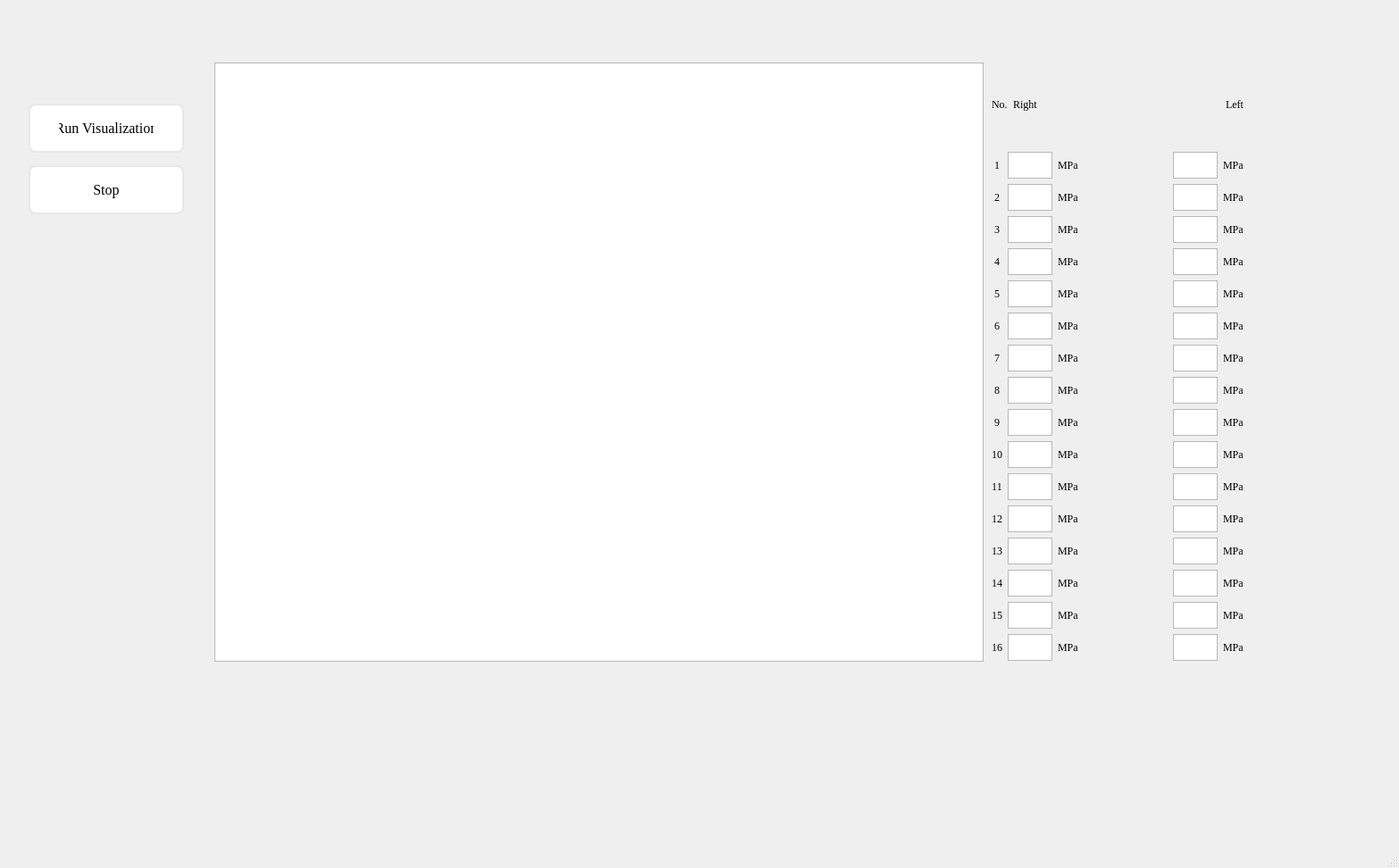
<?xml version="1.0" encoding="UTF-8"?>
<ui version="4.0">
 <class>MainWindow</class>
 <widget class="QMainWindow" name="MainWindow">
  <property name="geometry">
   <rect>
    <x>0</x>
    <y>0</y>
    <width>1566</width>
    <height>972</height>
   </rect>
  </property>
  <property name="windowTitle">
   <string>Smoles Desktop Application</string>
  </property>
  <widget class="QWidget" name="centralwidget">
   <widget class="QWidget" name="gridLayoutWidget">
    <property name="geometry">
     <rect>
      <x>30</x>
      <y>110</y>
      <width>178</width>
      <height>137</height>
     </rect>
    </property>
    <layout class="QGridLayout" name="gridLayout">
     <item row="0" column="0">
      <layout class="QVBoxLayout" name="verticalLayout">
       <item>
        <widget class="QPushButton" name="pushButton">
         <property name="font">
          <font>
           <family>Times New Roman</family>
           <pointsize>-1</pointsize>
           <underline>false</underline>
           <strikeout>false</strikeout>
          </font>
         </property>
         <property name="styleSheet">
          <string notr="true">border-radius: 8px;
color: white;
padding: 16px 32px;
text-align: center;
text-decoration: none;
font-size: 16px;
margin: 4px 2px;
background-color: white;
color: black;
border: 2px solid #e7e7e7;</string>
         </property>
         <property name="text">
          <string>Run Visualization</string>
         </property>
         <property name="default">
          <bool>false</bool>
         </property>
         <property name="flat">
          <bool>false</bool>
         </property>
        </widget>
       </item>
       <item>
        <widget class="QPushButton" name="pushButton_2">
         <property name="font">
          <font>
           <family>Times New Roman</family>
           <pointsize>-1</pointsize>
           <underline>false</underline>
           <strikeout>false</strikeout>
          </font>
         </property>
         <property name="styleSheet">
          <string notr="true">border-radius: 8px;
color: white;
padding: 16px 32px;
text-align: center;
text-decoration: none;
font-size: 16px;
margin: 4px 2px;
background-color: white;
color: black;
border: 2px solid #e7e7e7;</string>
         </property>
         <property name="text">
          <string>Stop</string>
         </property>
        </widget>
       </item>
      </layout>
     </item>
    </layout>
   </widget>
   <widget class="QWidget" name="layoutWidget">
    <property name="geometry">
     <rect>
      <x>1110</x>
      <y>69</y>
      <width>381</width>
      <height>671</height>
     </rect>
    </property>
    <layout class="QGridLayout" name="gridLayout_2">
     <item row="1" column="0">
      <layout class="QVBoxLayout" name="verticalLayout_3">
       <item>
        <widget class="QLabel" name="label_3">
         <property name="maximumSize">
          <size>
           <width>50</width>
           <height>30</height>
          </size>
         </property>
         <property name="font">
          <font>
           <family>Times New Roman</family>
          </font>
         </property>
         <property name="text">
          <string>1</string>
         </property>
         <property name="alignment">
          <set>Qt::AlignCenter</set>
         </property>
         <property name="margin">
          <number>0</number>
         </property>
        </widget>
       </item>
       <item>
        <widget class="QLabel" name="label_4">
         <property name="maximumSize">
          <size>
           <width>50</width>
           <height>30</height>
          </size>
         </property>
         <property name="font">
          <font>
           <family>Times New Roman</family>
          </font>
         </property>
         <property name="text">
          <string>2</string>
         </property>
         <property name="alignment">
          <set>Qt::AlignCenter</set>
         </property>
         <property name="margin">
          <number>0</number>
         </property>
        </widget>
       </item>
       <item>
        <widget class="QLabel" name="label_7">
         <property name="maximumSize">
          <size>
           <width>50</width>
           <height>30</height>
          </size>
         </property>
         <property name="font">
          <font>
           <family>Times New Roman</family>
          </font>
         </property>
         <property name="text">
          <string>3</string>
         </property>
         <property name="alignment">
          <set>Qt::AlignCenter</set>
         </property>
         <property name="margin">
          <number>0</number>
         </property>
        </widget>
       </item>
       <item>
        <widget class="QLabel" name="label_5">
         <property name="maximumSize">
          <size>
           <width>50</width>
           <height>30</height>
          </size>
         </property>
         <property name="font">
          <font>
           <family>Times New Roman</family>
          </font>
         </property>
         <property name="text">
          <string>4</string>
         </property>
         <property name="alignment">
          <set>Qt::AlignCenter</set>
         </property>
         <property name="margin">
          <number>0</number>
         </property>
        </widget>
       </item>
       <item>
        <widget class="QLabel" name="label_15">
         <property name="maximumSize">
          <size>
           <width>50</width>
           <height>30</height>
          </size>
         </property>
         <property name="font">
          <font>
           <family>Times New Roman</family>
          </font>
         </property>
         <property name="text">
          <string>5</string>
         </property>
         <property name="alignment">
          <set>Qt::AlignCenter</set>
         </property>
         <property name="margin">
          <number>0</number>
         </property>
        </widget>
       </item>
       <item>
        <widget class="QLabel" name="label_8">
         <property name="maximumSize">
          <size>
           <width>50</width>
           <height>30</height>
          </size>
         </property>
         <property name="font">
          <font>
           <family>Times New Roman</family>
          </font>
         </property>
         <property name="text">
          <string>6</string>
         </property>
         <property name="alignment">
          <set>Qt::AlignCenter</set>
         </property>
         <property name="margin">
          <number>0</number>
         </property>
        </widget>
       </item>
       <item>
        <widget class="QLabel" name="label_10">
         <property name="maximumSize">
          <size>
           <width>50</width>
           <height>30</height>
          </size>
         </property>
         <property name="font">
          <font>
           <family>Times New Roman</family>
          </font>
         </property>
         <property name="text">
          <string>7</string>
         </property>
         <property name="alignment">
          <set>Qt::AlignCenter</set>
         </property>
         <property name="margin">
          <number>0</number>
         </property>
        </widget>
       </item>
       <item>
        <widget class="QLabel" name="label_17">
         <property name="maximumSize">
          <size>
           <width>50</width>
           <height>30</height>
          </size>
         </property>
         <property name="font">
          <font>
           <family>Times New Roman</family>
          </font>
         </property>
         <property name="text">
          <string>8</string>
         </property>
         <property name="alignment">
          <set>Qt::AlignCenter</set>
         </property>
         <property name="margin">
          <number>0</number>
         </property>
        </widget>
       </item>
       <item>
        <widget class="QLabel" name="label_16">
         <property name="maximumSize">
          <size>
           <width>50</width>
           <height>30</height>
          </size>
         </property>
         <property name="font">
          <font>
           <family>Times New Roman</family>
          </font>
         </property>
         <property name="text">
          <string>9</string>
         </property>
         <property name="alignment">
          <set>Qt::AlignCenter</set>
         </property>
         <property name="margin">
          <number>0</number>
         </property>
        </widget>
       </item>
       <item>
        <widget class="QLabel" name="label_14">
         <property name="maximumSize">
          <size>
           <width>50</width>
           <height>30</height>
          </size>
         </property>
         <property name="font">
          <font>
           <family>Times New Roman</family>
          </font>
         </property>
         <property name="text">
          <string>10</string>
         </property>
         <property name="alignment">
          <set>Qt::AlignCenter</set>
         </property>
         <property name="margin">
          <number>0</number>
         </property>
        </widget>
       </item>
       <item>
        <widget class="QLabel" name="label_9">
         <property name="maximumSize">
          <size>
           <width>50</width>
           <height>30</height>
          </size>
         </property>
         <property name="font">
          <font>
           <family>Times New Roman</family>
          </font>
         </property>
         <property name="text">
          <string>11</string>
         </property>
         <property name="alignment">
          <set>Qt::AlignCenter</set>
         </property>
         <property name="margin">
          <number>0</number>
         </property>
        </widget>
       </item>
       <item>
        <widget class="QLabel" name="label_11">
         <property name="maximumSize">
          <size>
           <width>50</width>
           <height>30</height>
          </size>
         </property>
         <property name="font">
          <font>
           <family>Times New Roman</family>
          </font>
         </property>
         <property name="text">
          <string>12</string>
         </property>
         <property name="alignment">
          <set>Qt::AlignCenter</set>
         </property>
         <property name="margin">
          <number>0</number>
         </property>
        </widget>
       </item>
       <item>
        <widget class="QLabel" name="label_12">
         <property name="maximumSize">
          <size>
           <width>50</width>
           <height>30</height>
          </size>
         </property>
         <property name="font">
          <font>
           <family>Times New Roman</family>
          </font>
         </property>
         <property name="text">
          <string>13</string>
         </property>
         <property name="alignment">
          <set>Qt::AlignCenter</set>
         </property>
         <property name="margin">
          <number>0</number>
         </property>
        </widget>
       </item>
       <item>
        <widget class="QLabel" name="label_6">
         <property name="maximumSize">
          <size>
           <width>50</width>
           <height>30</height>
          </size>
         </property>
         <property name="font">
          <font>
           <family>Times New Roman</family>
          </font>
         </property>
         <property name="text">
          <string>14</string>
         </property>
         <property name="alignment">
          <set>Qt::AlignCenter</set>
         </property>
         <property name="margin">
          <number>0</number>
         </property>
        </widget>
       </item>
       <item>
        <widget class="QLabel" name="label_13">
         <property name="maximumSize">
          <size>
           <width>50</width>
           <height>30</height>
          </size>
         </property>
         <property name="font">
          <font>
           <family>Times New Roman</family>
          </font>
         </property>
         <property name="text">
          <string>15</string>
         </property>
         <property name="alignment">
          <set>Qt::AlignCenter</set>
         </property>
         <property name="margin">
          <number>0</number>
         </property>
        </widget>
       </item>
       <item>
        <widget class="QLabel" name="label_18">
         <property name="maximumSize">
          <size>
           <width>50</width>
           <height>30</height>
          </size>
         </property>
         <property name="font">
          <font>
           <family>Times New Roman</family>
          </font>
         </property>
         <property name="text">
          <string>16</string>
         </property>
         <property name="alignment">
          <set>Qt::AlignCenter</set>
         </property>
         <property name="margin">
          <number>0</number>
         </property>
        </widget>
       </item>
      </layout>
     </item>
     <item row="1" column="1">
      <layout class="QVBoxLayout" name="verticalLayout_2">
       <item>
        <layout class="QHBoxLayout" name="horizontalLayout_2">
         <item>
          <widget class="QTextBrowser" name="textBrowser">
           <property name="maximumSize">
            <size>
             <width>50</width>
             <height>30</height>
            </size>
           </property>
          </widget>
         </item>
         <item>
          <widget class="QLabel" name="label_21">
           <property name="font">
            <font>
             <family>Times New Roman</family>
            </font>
           </property>
           <property name="text">
            <string>MPa</string>
           </property>
           <property name="alignment">
            <set>Qt::AlignLeading|Qt::AlignLeft|Qt::AlignVCenter</set>
           </property>
          </widget>
         </item>
         <item>
          <widget class="QTextBrowser" name="textBrowser_2">
           <property name="maximumSize">
            <size>
             <width>50</width>
             <height>30</height>
            </size>
           </property>
          </widget>
         </item>
         <item>
          <widget class="QLabel" name="label_23">
           <property name="font">
            <font>
             <family>Times New Roman</family>
            </font>
           </property>
           <property name="text">
            <string>MPa</string>
           </property>
           <property name="alignment">
            <set>Qt::AlignLeading|Qt::AlignLeft|Qt::AlignVCenter</set>
           </property>
          </widget>
         </item>
        </layout>
       </item>
       <item>
        <layout class="QHBoxLayout" name="horizontalLayout_3">
         <item>
          <widget class="QTextBrowser" name="textBrowser_3">
           <property name="maximumSize">
            <size>
             <width>50</width>
             <height>30</height>
            </size>
           </property>
          </widget>
         </item>
         <item>
          <widget class="QLabel" name="label_46">
           <property name="font">
            <font>
             <family>Times New Roman</family>
            </font>
           </property>
           <property name="text">
            <string>MPa</string>
           </property>
           <property name="alignment">
            <set>Qt::AlignLeading|Qt::AlignLeft|Qt::AlignVCenter</set>
           </property>
          </widget>
         </item>
         <item>
          <widget class="QTextBrowser" name="textBrowser_4">
           <property name="maximumSize">
            <size>
             <width>50</width>
             <height>30</height>
            </size>
           </property>
          </widget>
         </item>
         <item>
          <widget class="QLabel" name="label_47">
           <property name="font">
            <font>
             <family>Times New Roman</family>
            </font>
           </property>
           <property name="text">
            <string>MPa</string>
           </property>
           <property name="alignment">
            <set>Qt::AlignLeading|Qt::AlignLeft|Qt::AlignVCenter</set>
           </property>
          </widget>
         </item>
        </layout>
       </item>
       <item>
        <layout class="QHBoxLayout" name="horizontalLayout_4">
         <item>
          <widget class="QTextBrowser" name="textBrowser_5">
           <property name="maximumSize">
            <size>
             <width>50</width>
             <height>30</height>
            </size>
           </property>
          </widget>
         </item>
         <item>
          <widget class="QLabel" name="label_48">
           <property name="font">
            <font>
             <family>Times New Roman</family>
            </font>
           </property>
           <property name="text">
            <string>MPa</string>
           </property>
           <property name="alignment">
            <set>Qt::AlignLeading|Qt::AlignLeft|Qt::AlignVCenter</set>
           </property>
          </widget>
         </item>
         <item>
          <widget class="QTextBrowser" name="textBrowser_6">
           <property name="maximumSize">
            <size>
             <width>50</width>
             <height>30</height>
            </size>
           </property>
          </widget>
         </item>
         <item>
          <widget class="QLabel" name="label_49">
           <property name="font">
            <font>
             <family>Times New Roman</family>
            </font>
           </property>
           <property name="text">
            <string>MPa</string>
           </property>
           <property name="alignment">
            <set>Qt::AlignLeading|Qt::AlignLeft|Qt::AlignVCenter</set>
           </property>
          </widget>
         </item>
        </layout>
       </item>
       <item>
        <layout class="QHBoxLayout" name="horizontalLayout_5">
         <item>
          <widget class="QTextBrowser" name="textBrowser_7">
           <property name="maximumSize">
            <size>
             <width>50</width>
             <height>30</height>
            </size>
           </property>
          </widget>
         </item>
         <item>
          <widget class="QLabel" name="label_50">
           <property name="font">
            <font>
             <family>Times New Roman</family>
            </font>
           </property>
           <property name="text">
            <string>MPa</string>
           </property>
           <property name="alignment">
            <set>Qt::AlignLeading|Qt::AlignLeft|Qt::AlignVCenter</set>
           </property>
          </widget>
         </item>
         <item>
          <widget class="QTextBrowser" name="textBrowser_8">
           <property name="maximumSize">
            <size>
             <width>50</width>
             <height>30</height>
            </size>
           </property>
          </widget>
         </item>
         <item>
          <widget class="QLabel" name="label_51">
           <property name="font">
            <font>
             <family>Times New Roman</family>
            </font>
           </property>
           <property name="text">
            <string>MPa</string>
           </property>
           <property name="alignment">
            <set>Qt::AlignLeading|Qt::AlignLeft|Qt::AlignVCenter</set>
           </property>
          </widget>
         </item>
        </layout>
       </item>
       <item>
        <layout class="QHBoxLayout" name="horizontalLayout_6">
         <item>
          <widget class="QTextBrowser" name="textBrowser_9">
           <property name="maximumSize">
            <size>
             <width>50</width>
             <height>30</height>
            </size>
           </property>
          </widget>
         </item>
         <item>
          <widget class="QLabel" name="label_52">
           <property name="font">
            <font>
             <family>Times New Roman</family>
            </font>
           </property>
           <property name="text">
            <string>MPa</string>
           </property>
           <property name="alignment">
            <set>Qt::AlignLeading|Qt::AlignLeft|Qt::AlignVCenter</set>
           </property>
          </widget>
         </item>
         <item>
          <widget class="QTextBrowser" name="textBrowser_10">
           <property name="maximumSize">
            <size>
             <width>50</width>
             <height>30</height>
            </size>
           </property>
          </widget>
         </item>
         <item>
          <widget class="QLabel" name="label_53">
           <property name="font">
            <font>
             <family>Times New Roman</family>
            </font>
           </property>
           <property name="text">
            <string>MPa</string>
           </property>
           <property name="alignment">
            <set>Qt::AlignLeading|Qt::AlignLeft|Qt::AlignVCenter</set>
           </property>
          </widget>
         </item>
        </layout>
       </item>
       <item>
        <layout class="QHBoxLayout" name="horizontalLayout_7">
         <item>
          <widget class="QTextBrowser" name="textBrowser_11">
           <property name="maximumSize">
            <size>
             <width>50</width>
             <height>30</height>
            </size>
           </property>
          </widget>
         </item>
         <item>
          <widget class="QLabel" name="label_54">
           <property name="font">
            <font>
             <family>Times New Roman</family>
            </font>
           </property>
           <property name="text">
            <string>MPa</string>
           </property>
           <property name="alignment">
            <set>Qt::AlignLeading|Qt::AlignLeft|Qt::AlignVCenter</set>
           </property>
          </widget>
         </item>
         <item>
          <widget class="QTextBrowser" name="textBrowser_12">
           <property name="maximumSize">
            <size>
             <width>50</width>
             <height>30</height>
            </size>
           </property>
          </widget>
         </item>
         <item>
          <widget class="QLabel" name="label_55">
           <property name="font">
            <font>
             <family>Times New Roman</family>
            </font>
           </property>
           <property name="text">
            <string>MPa</string>
           </property>
           <property name="alignment">
            <set>Qt::AlignLeading|Qt::AlignLeft|Qt::AlignVCenter</set>
           </property>
          </widget>
         </item>
        </layout>
       </item>
       <item>
        <layout class="QHBoxLayout" name="horizontalLayout_8">
         <item>
          <widget class="QTextBrowser" name="textBrowser_13">
           <property name="maximumSize">
            <size>
             <width>50</width>
             <height>30</height>
            </size>
           </property>
          </widget>
         </item>
         <item>
          <widget class="QLabel" name="label_56">
           <property name="font">
            <font>
             <family>Times New Roman</family>
            </font>
           </property>
           <property name="text">
            <string>MPa</string>
           </property>
           <property name="alignment">
            <set>Qt::AlignLeading|Qt::AlignLeft|Qt::AlignVCenter</set>
           </property>
          </widget>
         </item>
         <item>
          <widget class="QTextBrowser" name="textBrowser_14">
           <property name="maximumSize">
            <size>
             <width>50</width>
             <height>30</height>
            </size>
           </property>
          </widget>
         </item>
         <item>
          <widget class="QLabel" name="label_57">
           <property name="font">
            <font>
             <family>Times New Roman</family>
            </font>
           </property>
           <property name="text">
            <string>MPa</string>
           </property>
           <property name="alignment">
            <set>Qt::AlignLeading|Qt::AlignLeft|Qt::AlignVCenter</set>
           </property>
          </widget>
         </item>
        </layout>
       </item>
       <item>
        <layout class="QHBoxLayout" name="horizontalLayout_9">
         <item>
          <widget class="QTextBrowser" name="textBrowser_15">
           <property name="maximumSize">
            <size>
             <width>50</width>
             <height>30</height>
            </size>
           </property>
          </widget>
         </item>
         <item>
          <widget class="QLabel" name="label_58">
           <property name="font">
            <font>
             <family>Times New Roman</family>
            </font>
           </property>
           <property name="text">
            <string>MPa</string>
           </property>
           <property name="alignment">
            <set>Qt::AlignLeading|Qt::AlignLeft|Qt::AlignVCenter</set>
           </property>
          </widget>
         </item>
         <item>
          <widget class="QTextBrowser" name="textBrowser_16">
           <property name="maximumSize">
            <size>
             <width>50</width>
             <height>30</height>
            </size>
           </property>
          </widget>
         </item>
         <item>
          <widget class="QLabel" name="label_59">
           <property name="font">
            <font>
             <family>Times New Roman</family>
            </font>
           </property>
           <property name="text">
            <string>MPa</string>
           </property>
           <property name="alignment">
            <set>Qt::AlignLeading|Qt::AlignLeft|Qt::AlignVCenter</set>
           </property>
          </widget>
         </item>
        </layout>
       </item>
       <item>
        <layout class="QHBoxLayout" name="horizontalLayout_10">
         <item>
          <widget class="QTextBrowser" name="textBrowser_17">
           <property name="maximumSize">
            <size>
             <width>50</width>
             <height>30</height>
            </size>
           </property>
          </widget>
         </item>
         <item>
          <widget class="QLabel" name="label_60">
           <property name="font">
            <font>
             <family>Times New Roman</family>
            </font>
           </property>
           <property name="text">
            <string>MPa</string>
           </property>
           <property name="alignment">
            <set>Qt::AlignLeading|Qt::AlignLeft|Qt::AlignVCenter</set>
           </property>
          </widget>
         </item>
         <item>
          <widget class="QTextBrowser" name="textBrowser_18">
           <property name="maximumSize">
            <size>
             <width>50</width>
             <height>30</height>
            </size>
           </property>
          </widget>
         </item>
         <item>
          <widget class="QLabel" name="label_61">
           <property name="font">
            <font>
             <family>Times New Roman</family>
            </font>
           </property>
           <property name="text">
            <string>MPa</string>
           </property>
           <property name="alignment">
            <set>Qt::AlignLeading|Qt::AlignLeft|Qt::AlignVCenter</set>
           </property>
          </widget>
         </item>
        </layout>
       </item>
       <item>
        <layout class="QHBoxLayout" name="horizontalLayout_11">
         <item>
          <widget class="QTextBrowser" name="textBrowser_19">
           <property name="maximumSize">
            <size>
             <width>50</width>
             <height>30</height>
            </size>
           </property>
          </widget>
         </item>
         <item>
          <widget class="QLabel" name="label_62">
           <property name="font">
            <font>
             <family>Times New Roman</family>
            </font>
           </property>
           <property name="text">
            <string>MPa</string>
           </property>
           <property name="alignment">
            <set>Qt::AlignLeading|Qt::AlignLeft|Qt::AlignVCenter</set>
           </property>
          </widget>
         </item>
         <item>
          <widget class="QTextBrowser" name="textBrowser_20">
           <property name="maximumSize">
            <size>
             <width>50</width>
             <height>30</height>
            </size>
           </property>
          </widget>
         </item>
         <item>
          <widget class="QLabel" name="label_63">
           <property name="font">
            <font>
             <family>Times New Roman</family>
            </font>
           </property>
           <property name="text">
            <string>MPa</string>
           </property>
           <property name="alignment">
            <set>Qt::AlignLeading|Qt::AlignLeft|Qt::AlignVCenter</set>
           </property>
          </widget>
         </item>
        </layout>
       </item>
       <item>
        <layout class="QHBoxLayout" name="horizontalLayout_12">
         <item>
          <widget class="QTextBrowser" name="textBrowser_21">
           <property name="maximumSize">
            <size>
             <width>50</width>
             <height>30</height>
            </size>
           </property>
          </widget>
         </item>
         <item>
          <widget class="QLabel" name="label_64">
           <property name="font">
            <font>
             <family>Times New Roman</family>
            </font>
           </property>
           <property name="text">
            <string>MPa</string>
           </property>
           <property name="alignment">
            <set>Qt::AlignLeading|Qt::AlignLeft|Qt::AlignVCenter</set>
           </property>
          </widget>
         </item>
         <item>
          <widget class="QTextBrowser" name="textBrowser_22">
           <property name="maximumSize">
            <size>
             <width>50</width>
             <height>30</height>
            </size>
           </property>
          </widget>
         </item>
         <item>
          <widget class="QLabel" name="label_65">
           <property name="font">
            <font>
             <family>Times New Roman</family>
            </font>
           </property>
           <property name="text">
            <string>MPa</string>
           </property>
           <property name="alignment">
            <set>Qt::AlignLeading|Qt::AlignLeft|Qt::AlignVCenter</set>
           </property>
          </widget>
         </item>
        </layout>
       </item>
       <item>
        <layout class="QHBoxLayout" name="horizontalLayout_13">
         <item>
          <widget class="QTextBrowser" name="textBrowser_23">
           <property name="maximumSize">
            <size>
             <width>50</width>
             <height>30</height>
            </size>
           </property>
          </widget>
         </item>
         <item>
          <widget class="QLabel" name="label_66">
           <property name="font">
            <font>
             <family>Times New Roman</family>
            </font>
           </property>
           <property name="text">
            <string>MPa</string>
           </property>
           <property name="alignment">
            <set>Qt::AlignLeading|Qt::AlignLeft|Qt::AlignVCenter</set>
           </property>
          </widget>
         </item>
         <item>
          <widget class="QTextBrowser" name="textBrowser_24">
           <property name="maximumSize">
            <size>
             <width>50</width>
             <height>30</height>
            </size>
           </property>
          </widget>
         </item>
         <item>
          <widget class="QLabel" name="label_67">
           <property name="font">
            <font>
             <family>Times New Roman</family>
            </font>
           </property>
           <property name="text">
            <string>MPa</string>
           </property>
           <property name="alignment">
            <set>Qt::AlignLeading|Qt::AlignLeft|Qt::AlignVCenter</set>
           </property>
          </widget>
         </item>
        </layout>
       </item>
       <item>
        <layout class="QHBoxLayout" name="horizontalLayout_14">
         <item>
          <widget class="QTextBrowser" name="textBrowser_25">
           <property name="maximumSize">
            <size>
             <width>50</width>
             <height>30</height>
            </size>
           </property>
          </widget>
         </item>
         <item>
          <widget class="QLabel" name="label_70">
           <property name="font">
            <font>
             <family>Times New Roman</family>
            </font>
           </property>
           <property name="text">
            <string>MPa</string>
           </property>
           <property name="alignment">
            <set>Qt::AlignLeading|Qt::AlignLeft|Qt::AlignVCenter</set>
           </property>
          </widget>
         </item>
         <item>
          <widget class="QTextBrowser" name="textBrowser_26">
           <property name="maximumSize">
            <size>
             <width>50</width>
             <height>30</height>
            </size>
           </property>
          </widget>
         </item>
         <item>
          <widget class="QLabel" name="label_71">
           <property name="font">
            <font>
             <family>Times New Roman</family>
            </font>
           </property>
           <property name="text">
            <string>MPa</string>
           </property>
           <property name="alignment">
            <set>Qt::AlignLeading|Qt::AlignLeft|Qt::AlignVCenter</set>
           </property>
          </widget>
         </item>
        </layout>
       </item>
       <item>
        <layout class="QHBoxLayout" name="horizontalLayout_15">
         <item>
          <widget class="QTextBrowser" name="textBrowser_27">
           <property name="maximumSize">
            <size>
             <width>50</width>
             <height>30</height>
            </size>
           </property>
          </widget>
         </item>
         <item>
          <widget class="QLabel" name="label_68">
           <property name="font">
            <font>
             <family>Times New Roman</family>
            </font>
           </property>
           <property name="text">
            <string>MPa</string>
           </property>
           <property name="alignment">
            <set>Qt::AlignLeading|Qt::AlignLeft|Qt::AlignVCenter</set>
           </property>
          </widget>
         </item>
         <item>
          <widget class="QTextBrowser" name="textBrowser_28">
           <property name="maximumSize">
            <size>
             <width>50</width>
             <height>30</height>
            </size>
           </property>
          </widget>
         </item>
         <item>
          <widget class="QLabel" name="label_69">
           <property name="font">
            <font>
             <family>Times New Roman</family>
            </font>
           </property>
           <property name="text">
            <string>MPa</string>
           </property>
           <property name="alignment">
            <set>Qt::AlignLeading|Qt::AlignLeft|Qt::AlignVCenter</set>
           </property>
          </widget>
         </item>
        </layout>
       </item>
       <item>
        <layout class="QHBoxLayout" name="horizontalLayout_16">
         <item>
          <widget class="QTextBrowser" name="textBrowser_29">
           <property name="maximumSize">
            <size>
             <width>50</width>
             <height>30</height>
            </size>
           </property>
          </widget>
         </item>
         <item>
          <widget class="QLabel" name="label_72">
           <property name="font">
            <font>
             <family>Times New Roman</family>
            </font>
           </property>
           <property name="text">
            <string>MPa</string>
           </property>
           <property name="alignment">
            <set>Qt::AlignLeading|Qt::AlignLeft|Qt::AlignVCenter</set>
           </property>
          </widget>
         </item>
         <item>
          <widget class="QTextBrowser" name="textBrowser_30">
           <property name="maximumSize">
            <size>
             <width>50</width>
             <height>30</height>
            </size>
           </property>
          </widget>
         </item>
         <item>
          <widget class="QLabel" name="label_73">
           <property name="font">
            <font>
             <family>Times New Roman</family>
            </font>
           </property>
           <property name="text">
            <string>MPa</string>
           </property>
           <property name="alignment">
            <set>Qt::AlignLeading|Qt::AlignLeft|Qt::AlignVCenter</set>
           </property>
          </widget>
         </item>
        </layout>
       </item>
       <item>
        <layout class="QHBoxLayout" name="horizontalLayout_17">
         <item>
          <widget class="QTextBrowser" name="textBrowser_31">
           <property name="maximumSize">
            <size>
             <width>50</width>
             <height>30</height>
            </size>
           </property>
          </widget>
         </item>
         <item>
          <widget class="QLabel" name="label_74">
           <property name="font">
            <font>
             <family>Times New Roman</family>
            </font>
           </property>
           <property name="text">
            <string>MPa</string>
           </property>
           <property name="alignment">
            <set>Qt::AlignLeading|Qt::AlignLeft|Qt::AlignVCenter</set>
           </property>
          </widget>
         </item>
         <item>
          <widget class="QTextBrowser" name="textBrowser_32">
           <property name="maximumSize">
            <size>
             <width>50</width>
             <height>30</height>
            </size>
           </property>
          </widget>
         </item>
         <item>
          <widget class="QLabel" name="label_75">
           <property name="font">
            <font>
             <family>Times New Roman</family>
            </font>
           </property>
           <property name="text">
            <string>MPa</string>
           </property>
           <property name="alignment">
            <set>Qt::AlignLeading|Qt::AlignLeft|Qt::AlignVCenter</set>
           </property>
          </widget>
         </item>
        </layout>
       </item>
      </layout>
     </item>
     <item row="0" column="0" colspan="2">
      <layout class="QHBoxLayout" name="horizontalLayout">
       <item>
        <widget class="QLabel" name="label_2">
         <property name="font">
          <font>
           <family>Times New Roman</family>
          </font>
         </property>
         <property name="text">
          <string>No.</string>
         </property>
         <property name="alignment">
          <set>Qt::AlignLeading|Qt::AlignLeft|Qt::AlignVCenter</set>
         </property>
        </widget>
       </item>
       <item>
        <widget class="QLabel" name="label_19">
         <property name="font">
          <font>
           <family>Times New Roman</family>
          </font>
         </property>
         <property name="text">
          <string>Right</string>
         </property>
         <property name="alignment">
          <set>Qt::AlignLeading|Qt::AlignLeft|Qt::AlignVCenter</set>
         </property>
        </widget>
       </item>
       <item>
        <spacer name="horizontalSpacer_2">
         <property name="orientation">
          <enum>Qt::Horizontal</enum>
         </property>
         <property name="sizeHint" stdset="0">
          <size>
           <width>40</width>
           <height>20</height>
          </size>
         </property>
        </spacer>
       </item>
       <item>
        <widget class="QLabel" name="label_22">
         <property name="font">
          <font>
           <family>Times New Roman</family>
          </font>
         </property>
         <property name="text">
          <string>                                    Left                                 </string>
         </property>
         <property name="alignment">
          <set>Qt::AlignCenter</set>
         </property>
        </widget>
       </item>
      </layout>
     </item>
    </layout>
   </widget>
   <widget class="QGraphicsView" name="graphicsView">
    <property name="geometry">
     <rect>
      <x>240</x>
      <y>70</y>
      <width>861</width>
      <height>671</height>
     </rect>
    </property>
   </widget>
  </widget>
  <widget class="QMenuBar" name="menubar">
   <property name="geometry">
    <rect>
     <x>0</x>
     <y>0</y>
     <width>1566</width>
     <height>26</height>
    </rect>
   </property>
  </widget>
  <widget class="QStatusBar" name="statusbar"/>
 </widget>
 <resources/>
 <connections/>
</ui>
